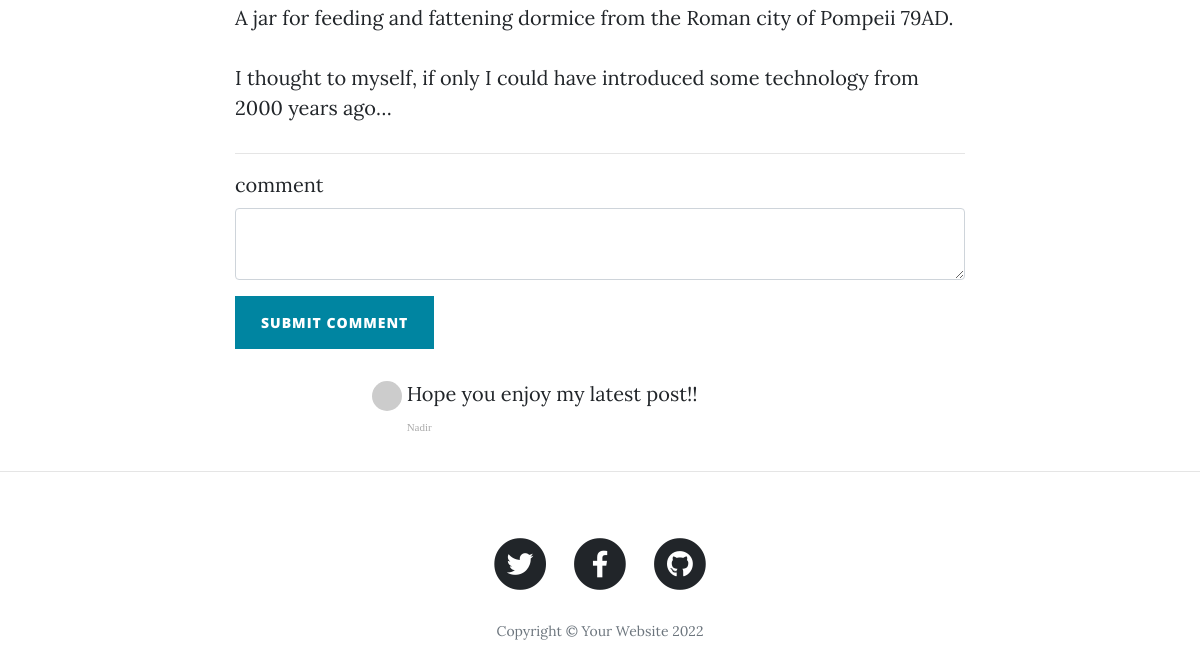
The page /post/2 (lower part) on the database as committed earlier.
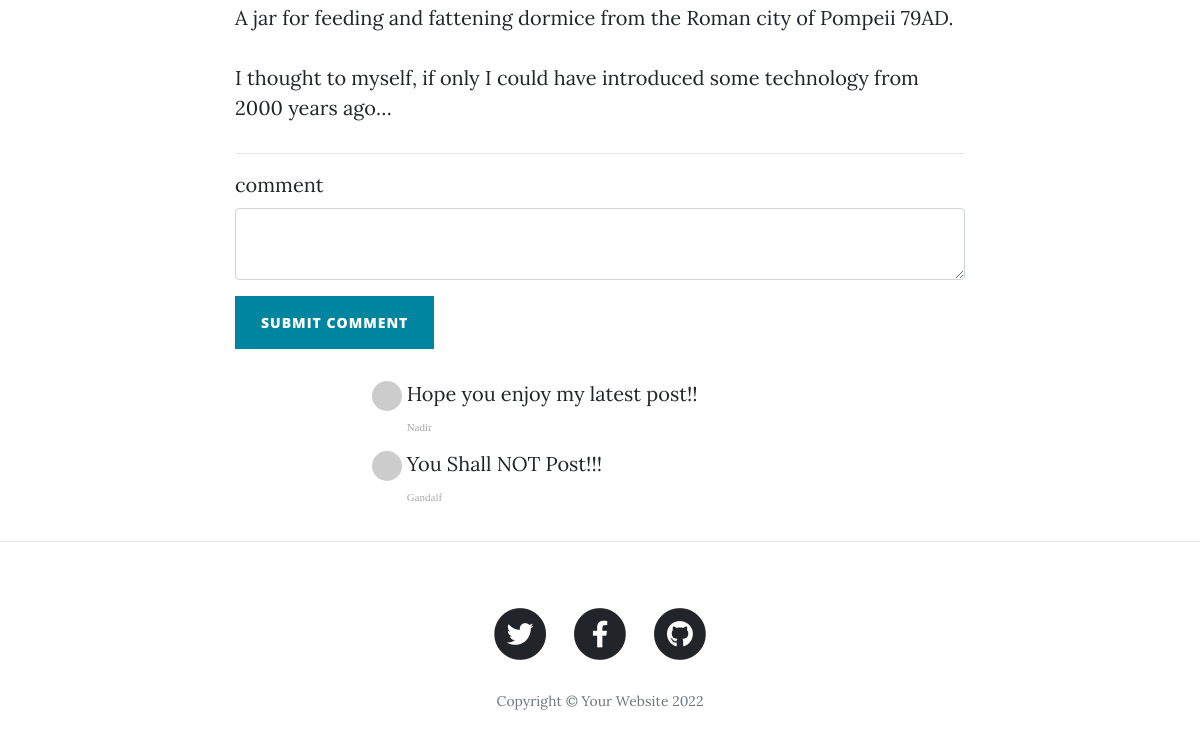
The same page on the database as committed later.
### main.py (models this page shows)
class BlogPost(db.Model):
    __tablename__ = "blog_posts"
    id = db.Column(db.Integer, primary_key=True)
    author_id = db.Column(db.Integer, db.ForeignKey("users.id"))
    author = relationship("User", back_populates="posts")
    title = db.Column(db.String(250), unique=True, nullable=False)
    subtitle = db.Column(db.String(250), nullable=False)
    date = db.Column(db.String(250), nullable=False)
    body = db.Column(db.Text, nullable=False)
    img_url = db.Column(db.String(250), nullable=False)
    comments = relationship("Comment", back_populates="parent_post")

class Comment(db.Model):
    __tablename__ = "comments"
    id = db.Column(db.Integer, primary_key=True)
    text = db.Column(db.Text, nullable=False)
    author_id = db.Column(db.Integer, db.ForeignKey("users.id"))
    comment_author = relationship("User", back_populates="comments")
    post_id = db.Column(db.Integer, db.ForeignKey("blog_posts.id"))
    parent_post = relationship("BlogPost", back_populates="comments")

class User(UserMixin, db.Model):
    __tablename__ = "users"
    id = db.Column(db.Integer, primary_key=True)
    email = db.Column(db.String(100), unique=True, nullable=False)
    password = db.Column(db.String(500), nullable=False)
    name = db.Column(db.String(100), nullable=False)
    posts = relationship("BlogPost", back_populates="author")
    comments = relationship("Comment", back_populates="comment_author")

### main.py (the view, shortened to what this page needs)
@app.route("/post/<int:post_id>", methods=["GET", "POST"])
def show_post(post_id):
    form = CommentForm()
    requested_post = BlogPost.query.get(post_id)
    return render_template("post.html",
                           form=form,
                           post=requested_post,
                           logged_in=current_user.is_authenticated,
                           copyright=COPYRIGHT)

### forms.py
class CommentForm(FlaskForm):
    comment_text = CKEditorField("comment", validators=[DataRequired()])
    submit = SubmitField("Submit Comment")

### templates/post.html (shortened to what this page needs)
{% import "bootstrap/wtf.html" as wtf %}
{% include "header.html" %}
    <article>
        <div class="container">
            <div class="row">
                <div class="col-lg-8 col-md-10 mx-auto">
                    {{ post.body|safe }}
                    <hr>
                    {{ wtf.quick_form(form, novalidate=True, button_map={"submit": "primary"}) }}
                    <div class="col-lg-8 col-md-10 mx-auto comment">
                        <ul class="commentList">
                            {% for comment in post.comments %}
                                <li>
                                    <div class="commenterImage">
                                        <img src="{{ comment.comment_author.email | gravatar }}"/>
                                    </div>
                                    <div class="commentText">
                                        <p>{{ comment.text | safe }}</p>
                                        <span class="date sub-text">{{comment.comment_author.name}}</span>
                                    </div>
                                </li>
                            {% endfor %}
                        </ul>
                    </div>
                </div>
            </div>
        </div>
    </article>
    <hr>
{% include "footer.html" %}

### templates/header.html (shortened to what this page needs)
<!DOCTYPE html>
<html lang="en">
<head>
    <link href="{{ url_for('static', filename='vendor/bootstrap/css/bootstrap.min.css') }}" rel="stylesheet">
    <link href="{{ url_for('static', filename='vendor/fontawesome-free/css/all.min.css')}}" rel="stylesheet" type="text/css">
    <link href="{{ url_for('static', filename='css/clean-blog.min.css')}}" rel="stylesheet">
</head>
<body>

### templates/footer.html (shortened to what this page needs)
    <footer>
        <div class="container">
            <div class="row">
                <div class="col-lg-8 col-md-10 mx-auto">
                    <ul class="list-inline text-center">
                        <li class="list-inline-item">
                            <a href="https://twitter.com/Nadir070299e">
                                <span class="fa-stack fa-lg">
                                    <i class="fas fa-circle fa-stack-2x"></i>
                                    <i class="fab fa-twitter fa-stack-1x fa-inverse"></i>
                                </span>
                            </a>
                        </li>
                        <li class="list-inline-item">
                            <a href="https://www.facebook.com/gorge.samuel.1">
                                <span class="fa-stack fa-lg">
                                    <i class="fas fa-circle fa-stack-2x"></i>
                                    <i class="fab fa-facebook-f fa-stack-1x fa-inverse"></i>
                                </span>
                            </a>
                        </li>
                        <li class="list-inline-item">
                            <a href="https://github.com/Nadir0702">
                                <span class="fa-stack fa-lg">
                                    <i class="fas fa-circle fa-stack-2x"></i>
                                    <i class="fab fa-github fa-stack-1x fa-inverse"></i>
                                </span>
                            </a>
                        </li>
                    </ul>
                    <p class="copyright text-muted">Copyright &copy; Your Website {{copyright}}</p>
                </div>
            </div>
        </div>
    </footer>
</body>
</html>

Rows that differ between the two databases and show on the page:
added Comment: text "You Shall NOT Post!!!", comment_author.name "Gandalf"
